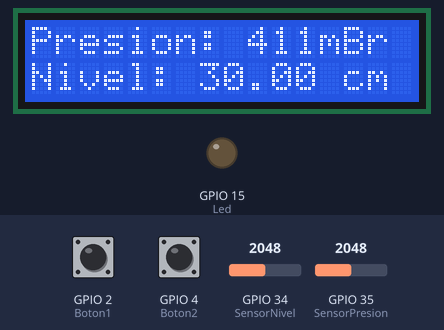
The sketch below on a simulated ESP32. On the bench: 16×2 character LCD, output pins drawn as LEDs (lit = HIGH). Inputs (shaded band) come from the test bench; at power-on: GPIO 2 (Boton1) LOW, GPIO 34 (SensorNivel) = 2048, GPIO 35 (SensorPresion) = 2048, GPIO 4 (Boton2) LOW. What the sketch prints to the serial monitor is not drawn.

Above: at 1.2 s.
1.3 s: GPIO 2 (Boton1) pulled HIGH for 0.15 s
At 2.2 s:
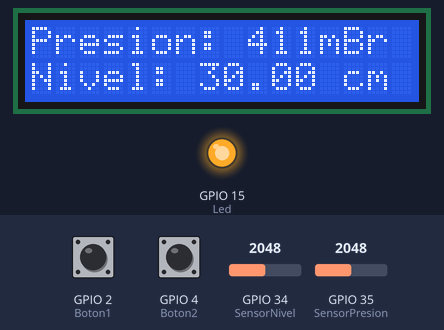
2.9 s: GPIO 34 (SensorNivel) set to 2866
At 3.5 s:
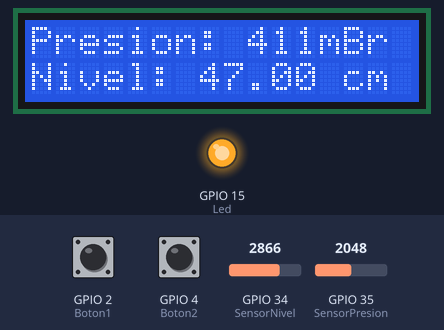
4.6 s: GPIO 35 (SensorPresion) set to 2866
At 6.3 s:
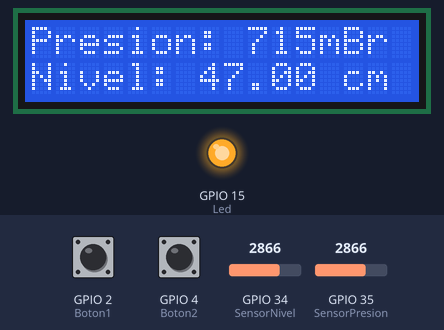
6.7 s: GPIO 4 (Boton2) pulled HIGH for 0.15 s
At 7.5 s:
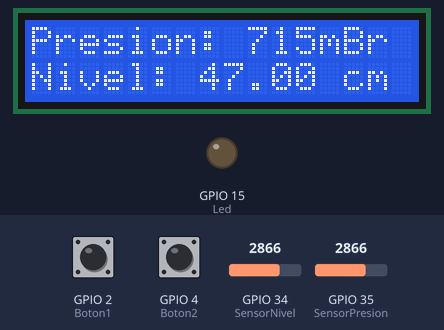
8.3 s: GPIO 34 (SensorNivel) set to 3603
At 8.7 s:
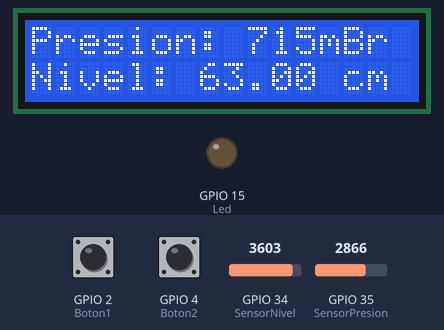
9.8 s: GPIO 35 (SensorPresion) set to 3603
At 11.5 s:
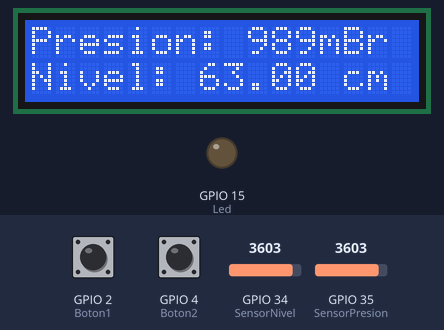
Timing chart, 0 to 12.9 s (numbered marks = the images above; inputs shaded):
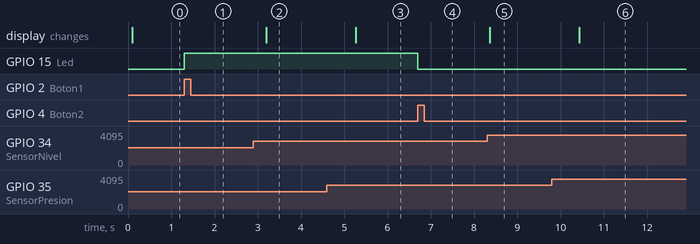

Measured:
- after the input at 1.3 s, GPIO 15 (Led): LOW → HIGH at once
- after the input at 2.9 s, the display: changes after 0.30 s (image 2)
- after the input at 4.6 s, the display: changes after 0.67 s (image 3)
- after the input at 6.7 s, GPIO 15 (Led): HIGH → LOW at once
- after the input at 8.3 s, the display: changes after 0.07 s (image 5)
- after the input at 9.8 s, the display: changes after 0.63 s (image 6)

The sketch:

Sistema_con_mapeado.ino
```cpp
#include <Wire.h>
#include <LiquidCrystal_I2C.h>

// iniciamos el panel y le asignamos la sigla lcd para llamar a las funciones de la libreria
LiquidCrystal_I2C lcd(0x27, 16, 2);

// Entradas digitales
#define Boton1 2
#define Boton2 4

// salida digital
#define Led 15

// entrada analogica
#define SensorNivel 34
#define SensorPresion 35

float LecturaSensorNivel, LecturaSensorPresion;

int EstadoBoton1 = 0;
int EstadoBoton2 = 0;
int EstadoSumado = 0;

void setup()
{
  Serial.begin(115200);
  Serial.println("Hello, ESP32!");
  pinMode(Led, OUTPUT);
  pinMode(Boton1, INPUT);
  pinMode(Boton2, INPUT);
  pinMode(SensorNivel, INPUT);
  pinMode(SensorPresion, INPUT);
  lcd.init();
  lcd.backlight();

  // Crear la tarea del Core 0
  xTaskCreatePinnedToCore(
      core0Task,     // Función de la tarea
      "Core 0 Task", // Nombre de la tarea
      10000,         // Tamaño de la pila
      NULL,          // Parámetros de la tarea
      1,             // Prioridad
      NULL,          // Manejador de la tarea
      0              // Número del core (0 para Core 0)
  );

  // Crear la tarea del Core 1
  xTaskCreatePinnedToCore(
      core1Task,     // Función de la tarea
      "Core 1 Task", // Nombre de la tarea
      10000,         // Tamaño de la pila
      NULL,          // Parámetros de la tarea
      1,             // Prioridad
      NULL,          // Manejador de la tarea
      1              // Número del core (1 para Core 1)
  );
}

// Declaración de la tarea del Core 0
void core0Task(void *parameter)
{
  while (true)
  {

    LecturaSensorNivel = (analogRead(SensorNivel));
    LecturaSensorNivel= LecturaSensorNivel - 45;
    LecturaSensorPresion = analogRead(SensorPresion);
    //float MapeoNivel = (1.74 * LecturaSensorNivel * 100.0) / 9216;
    float MapeoNivel = map(LecturaSensorNivel,520,2200,0,35);//520
    Serial.print(LecturaSensorNivel);
    // MapeoNivel = MapeoNivel-5;
    int MapeoPresion = map(LecturaSensorPresion, 700, 1238, 0, 400);
    MapeoPresion = (MapeoPresion / 2) - 20;
    MapeoPresion = MapeoPresion - 70;
    if (MapeoPresion < 50)
    {
      MapeoPresion = 0;
    }

    // if (MapeoNivel > 20)
    // {
    //   MapeoNivel = MapeoNivel + 6;
    // }
    // if (MapeoNivel < 10)
    // {
    //   MapeoNivel = MapeoNivel + 5;
    // }
    // if(MapeoNivel<5){
    //   MapeoNivel = MapeoNivel + 0;
    // }
    // if(MapeoNivel < 0 ){
    //   MapeoNivel = 0;
    // }
    // MapeoNivel = MapeoNivel + 8;

    lcd.setCursor(0, 0);
    lcd.clear();
    lcd.setCursor(0, 0);
    lcd.print("Presion: ");
    lcd.print(MapeoPresion);
    lcd.print("mBr");
    Serial.print("Presion: ");
    Serial.println(MapeoPresion);
    Serial.print("PresionA: ");
    Serial.println(LecturaSensorPresion);
    lcd.setCursor(0, 1);
    lcd.print("Nivel: ");
    lcd.print(MapeoNivel);
    lcd.print(" cm");
    Serial.print("Nivel: ");
    Serial.println(MapeoNivel);
    Serial.print("NivelA: ");
    Serial.println(LecturaSensorNivel);

    delay(1000);
  }
}

// Declaración de la tarea del Core 1
void core1Task(void *parameter)
{
  while (true)
  {
    // Leer el estado del botón 1
    EstadoBoton1 = digitalRead(Boton1);
    // Leer el estado del botón 2
    EstadoBoton2 = digitalRead(Boton2);
    // No es necesario modificar el código en el Core 1
    if (EstadoBoton1 == HIGH)
    {
      EstadoSumado = EstadoSumado + 1;
      EstadoSumado = EstadoSumado - 1;

      Serial.println(EstadoSumado);

      digitalWrite(Led, HIGH); // Enciende el LED
      Serial.println("Prendido");
      delay(500);
    }
    if (EstadoBoton2 == HIGH)
    {
      EstadoSumado = EstadoSumado - 1;
      digitalWrite(Led, LOW); // Apaga el LED
      Serial.println(EstadoSumado);
      Serial.println("Apagado");
      delay(500);
    }
  }
}

void loop()
{
}
```
